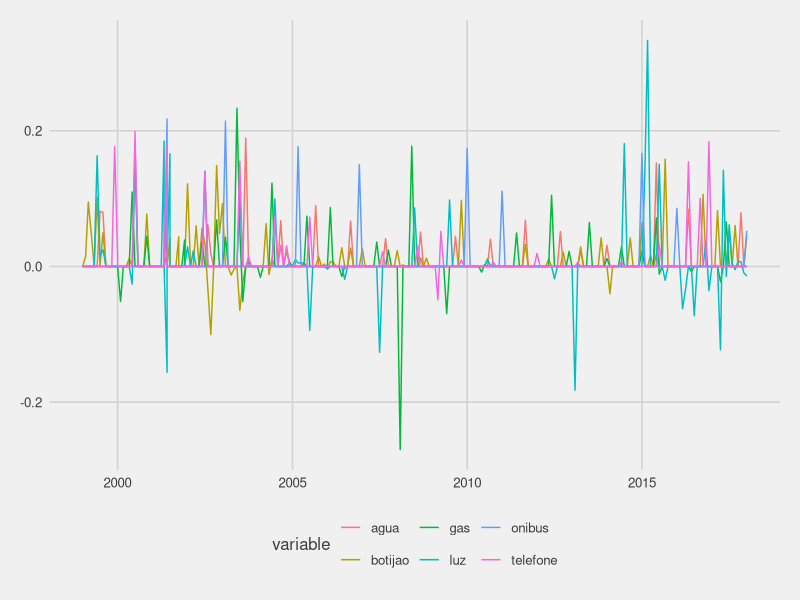
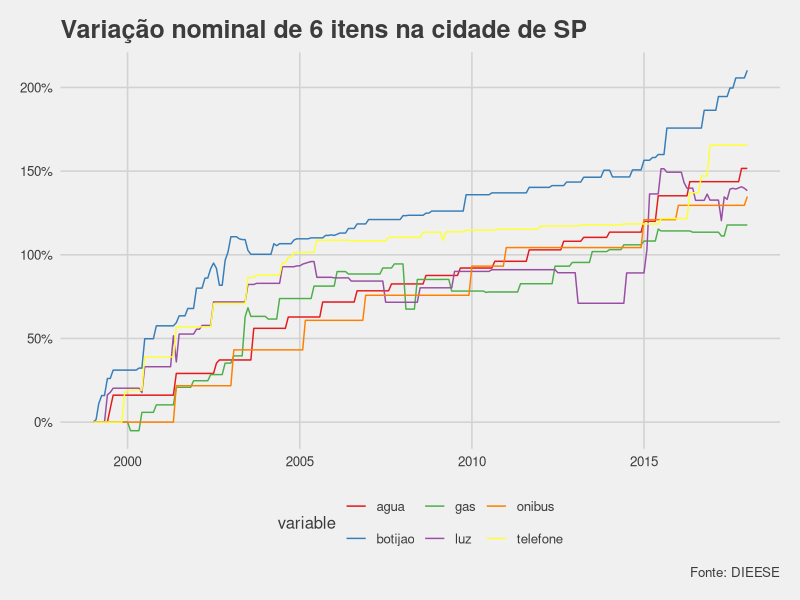
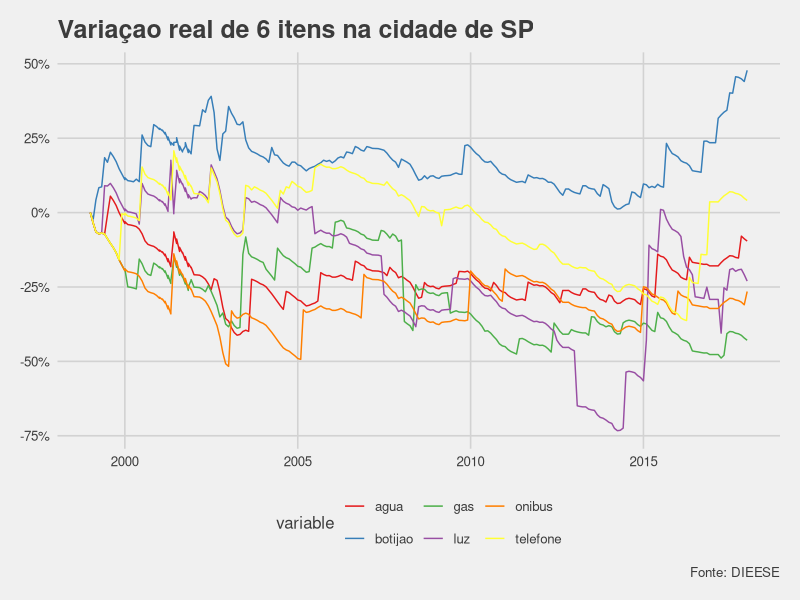

These charts were generated, in order, by the following R code:

# Libraries ---------------------------------------------------------------

library(dplyr)
library(ggplot2)
library(readxl)
library(ggthemes)
library(tidyr)
library(scales)

# Read xl -----------------------------------------------------------------

custo <- read_excel("custo_vida.xlsx")
IGPM <- read_excel("IGPM.xls")

# Create variables --------------------------------------------------------

custo %>%
  mutate(date = as.Date(paste(1,mes,ano, sep="/"), format = "%d/%m/%Y")) %>%
  gather(variable, value, luz:onibus) %>%
  left_join(IGPM, by=c("mes"="MES", "ano"="ANO")) %>% 
  group_by(variable) %>% 
  arrange(date) %>% 
  mutate(lag = lag(value), 
         change = (value / lag) - 1,
         change = ifelse(is.na(change), 0, change),
         cumsum = cumsum(change),
         rlag = lag(value/FIM/100),
         rchange = (value/FIM/100 / rlag) - 1,
         rchange = ifelse(is.na(rchange), 0, rchange),
         rcumsum = cumsum(rchange)) -> custo2


# Plots -------------------------------------------------------------------

custo2 %>% 
  ggplot(aes(x=date, y=change, col=variable)) +
  geom_line() +
  theme_fivethirtyeight()



## Nominal
custo2 %>% 
  ggplot(aes(x=date, y=cumsum, col=variable)) +
  geom_line() +
  theme_fivethirtyeight() +
  labs(title="Variação nominal de 6 itens na cidade de SP",
       caption="Fonte: DIEESE",
       x="Data", y="Percentual") +
  scale_y_continuous(label = percent) +
  scale_color_brewer(type="qual", palette = 6)


## Real
custo2 %>%
  ggplot(aes(x=date, y=rcumsum, col=variable)) +
  geom_line() +
  theme_fivethirtyeight() +
  labs(title="Variaçao real de 6 itens na cidade de SP",
       caption="Fonte: DIEESE",
       x="Data", y="Percentual") +
  scale_y_continuous(label = percent) +
  scale_color_brewer(type="qual", palette = 6)










